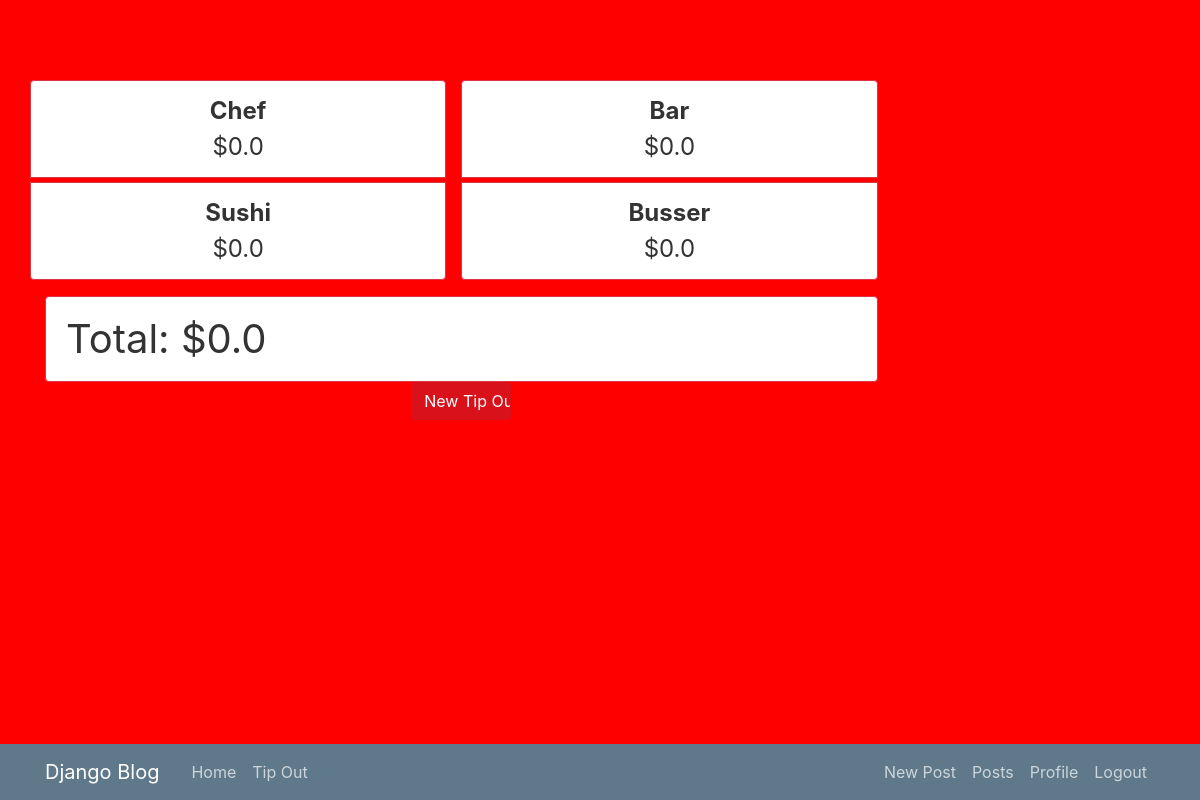
/tipapp/3/ (signed in), run on the app's committed database.
### blog/models.py (models this page shows, shortened)
class tipOut(models.Model):
    teppan = models.CharField(max_length=140, default='0')
    sushi = models.CharField(max_length=140, default='0')
    bar = models.CharField(max_length=140, default='0')
    busser = models.CharField(max_length=140, default='0')
    tip = models.CharField(max_length=140, blank=True)
    total = models.CharField(max_length=140, default='0')

### blog/views.py (the view)
# urls.py: path('tipapp/<int:id>/', views.benihana, name='blog-benihana'),
def benihana(request, id):
    if request.method == "POST":
        return redirect("/")
    else:
        tipOut.objects.get( id= str( int(id) - 1) ).delete()
        tipout = tipOut.objects.get(id=id)
        if tipout.tip == '':
            tip = tipout.tip
        else:
            tip = float(tipout.tip)
        return render(request, 'blog/tipOutTotal.html', {'tipout': tipout, 'tip':tip})

### blog/templates/blog/tipOutTotal.html (shortened to what this page needs)
{% extends "blog/base.html" %}
{% block content %}
<div class="justify-content-center w-75">
  <div class="row text-center" style="font-size: 1.5rem; border: red" >
    <ul class="col-6 list-group">
      <li class="list-group-item border-danger mb-1"><strong>Chef</strong><br/>${{ tipout.teppan }}</li>
      <li class="list-group-item border-danger"><strong>Sushi</strong><br/>${{ tipout.sushi }}</li>
    </ul>
    <ul class="col-6 list-group">
        <li class="list-group-item border-danger mb-1"><strong>Bar</strong><br/>${{ tipout.bar }}</li>
        <li class="list-group-item border-danger"><strong>Busser</strong><br/>${{ tipout.busser }}</li>
    </ul>
  </div>
  <div class="row mt-3" style="font-size: 2.5rem; border: red">
    <ul class="col">
      <li class="list-group-item border-danger">Total: ${{ tipout.total }}</li>
    </ul>
  </div>
  <form method="POST" action="">
    <input class="btn d-flex justify-content-center mx-auto" style="background-color:#d8111b; color:#fff; width:100px;" type="submit" value="New Tip Out">
  </form>
</div>
{% endblock %}

### blog/static/blog/main.css (style rules this page uses)
body { background: #fafafa; color: #333333; margin-top: 5rem; }
ul { margin: 0; }

### data on the page
tipOut: teppan "0.0", sushi "0.0", bar "0.0", busser "0.0", total "0.0"
